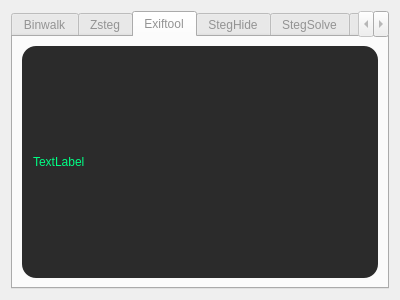
<?xml version="1.0" encoding="UTF-8"?>
<ui version="4.0">
 <class>DialogToolRec</class>
 <widget class="QDialog" name="DialogToolRec">
  <property name="geometry">
   <rect>
    <x>0</x>
    <y>0</y>
    <width>400</width>
    <height>300</height>
   </rect>
  </property>
  <property name="windowTitle">
   <string>Об Утилитах</string>
  </property>
  <property name="styleSheet">
   <string notr="true">QMainWindow{
	font: 10pt &quot;JetBrains Mono&quot;;
	color: #fff;
	background-color:#212121;
}</string>
  </property>
  <layout class="QHBoxLayout" name="horizontalLayout">
   <item>
    <widget class="QTabWidget" name="tabWidget">
     <property name="cursor">
      <cursorShape>ArrowCursor</cursorShape>
     </property>
     <property name="styleSheet">
      <string notr="true">color: #939393;
font: 10pt &quot;JetBrains Mono&quot;;</string>
     </property>
     <property name="currentIndex">
      <number>2</number>
     </property>
     <widget class="QWidget" name="tab_1">
      <property name="styleSheet">
       <string notr="true"/>
      </property>
      <attribute name="title">
       <string>Binwalk</string>
      </attribute>
      <layout class="QHBoxLayout" name="horizontalLayout_2">
       <item>
        <widget class="QLabel" name="binwalk">
         <property name="styleSheet">
          <string notr="true">background-color: #2b2b2b;
border-radius: 14px;
font: 10pt &quot;JetBrains Mono&quot;;
color: #00ff84;
padding-left: 8px;
</string>
         </property>
         <property name="text">
          <string>TextLabel</string>
         </property>
        </widget>
       </item>
      </layout>
     </widget>
     <widget class="QWidget" name="tab_2">
      <property name="styleSheet">
       <string notr="true"/>
      </property>
      <attribute name="title">
       <string>Zsteg</string>
      </attribute>
      <layout class="QHBoxLayout" name="horizontalLayout_3">
       <item>
        <widget class="QLabel" name="zsteg">
         <property name="styleSheet">
          <string notr="true">background-color: #2b2b2b;
border-radius: 14px;
font: 10pt &quot;JetBrains Mono&quot;;
color: #00ff84;
padding-left: 8px;
</string>
         </property>
         <property name="text">
          <string>TextLabel</string>
         </property>
        </widget>
       </item>
      </layout>
     </widget>
     <widget class="QWidget" name="Exiftool">
      <property name="styleSheet">
       <string notr="true"/>
      </property>
      <attribute name="title">
       <string>Exiftool</string>
      </attribute>
      <layout class="QHBoxLayout" name="horizontalLayout_4">
       <item>
        <widget class="QLabel" name="exiftool">
         <property name="styleSheet">
          <string notr="true">background-color: #2b2b2b;
border-radius: 14px;
font: 10pt &quot;JetBrains Mono&quot;;
color: #00ff84;
padding-left: 8px;
</string>
         </property>
         <property name="text">
          <string>TextLabel</string>
         </property>
         <property name="textFormat">
          <enum>Qt::AutoText</enum>
         </property>
        </widget>
       </item>
      </layout>
     </widget>
     <widget class="QWidget" name="StegHide">
      <property name="styleSheet">
       <string notr="true"/>
      </property>
      <attribute name="title">
       <string>StegHide</string>
      </attribute>
      <layout class="QHBoxLayout" name="horizontalLayout_5">
       <item>
        <widget class="QLabel" name="steghide">
         <property name="styleSheet">
          <string notr="true">background-color: #2b2b2b;
border-radius: 14px;
font: 10pt &quot;JetBrains Mono&quot;;
color: #00ff84;
padding-left: 8px;
</string>
         </property>
         <property name="text">
          <string>TextLabel</string>
         </property>
        </widget>
       </item>
      </layout>
     </widget>
     <widget class="QWidget" name="StegSolve">
      <property name="styleSheet">
       <string notr="true"/>
      </property>
      <attribute name="title">
       <string>StegSolve</string>
      </attribute>
      <layout class="QHBoxLayout" name="horizontalLayout_6">
       <item>
        <widget class="QLabel" name="stegsolve">
         <property name="styleSheet">
          <string notr="true">background-color: #2b2b2b;
border-radius: 14px;
font: 10pt &quot;JetBrains Mono&quot;;
color: #00ff84;
padding-left: 8px;
</string>
         </property>
         <property name="text">
          <string>TextLabel</string>
         </property>
        </widget>
       </item>
      </layout>
     </widget>
     <widget class="QWidget" name="Audacity">
      <property name="styleSheet">
       <string notr="true"/>
      </property>
      <attribute name="title">
       <string>Audacity</string>
      </attribute>
      <layout class="QHBoxLayout" name="horizontalLayout_7">
       <item>
        <widget class="QLabel" name="audacity">
         <property name="styleSheet">
          <string notr="true">background-color: #2b2b2b;
border-radius: 14px;
font: 10pt &quot;JetBrains Mono&quot;;
color: #00ff84;
padding-left: 8px;
</string>
         </property>
         <property name="text">
          <string>TextLabel</string>
         </property>
        </widget>
       </item>
      </layout>
     </widget>
     <widget class="QWidget" name="Hexeditor">
      <property name="styleSheet">
       <string notr="true"/>
      </property>
      <attribute name="title">
       <string>Hex-editor </string>
      </attribute>
      <layout class="QHBoxLayout" name="horizontalLayout_8">
       <item>
        <widget class="QLabel" name="hexedit">
         <property name="styleSheet">
          <string notr="true">background-color: #2b2b2b;
border-radius: 14px;
font: 10pt &quot;JetBrains Mono&quot;;
color: #00ff84;
padding-left: 8px;
</string>
         </property>
         <property name="text">
          <string>TextLabel</string>
         </property>
        </widget>
       </item>
      </layout>
     </widget>
     <widget class="QWidget" name="Stegolsb">
      <property name="styleSheet">
       <string notr="true"/>
      </property>
      <attribute name="title">
       <string>Stego-lsb</string>
      </attribute>
      <layout class="QHBoxLayout" name="horizontalLayout_9">
       <item>
        <widget class="QLabel" name="stegolsb">
         <property name="styleSheet">
          <string notr="true">background-color: #2b2b2b;
border-radius: 14px;
font: 10pt &quot;JetBrains Mono&quot;;
color: #00ff84;
padding-left: 8px;
</string>
         </property>
         <property name="text">
          <string>TextLabel</string>
         </property>
        </widget>
       </item>
      </layout>
     </widget>
    </widget>
   </item>
  </layout>
 </widget>
 <resources/>
 <connections/>
</ui>
